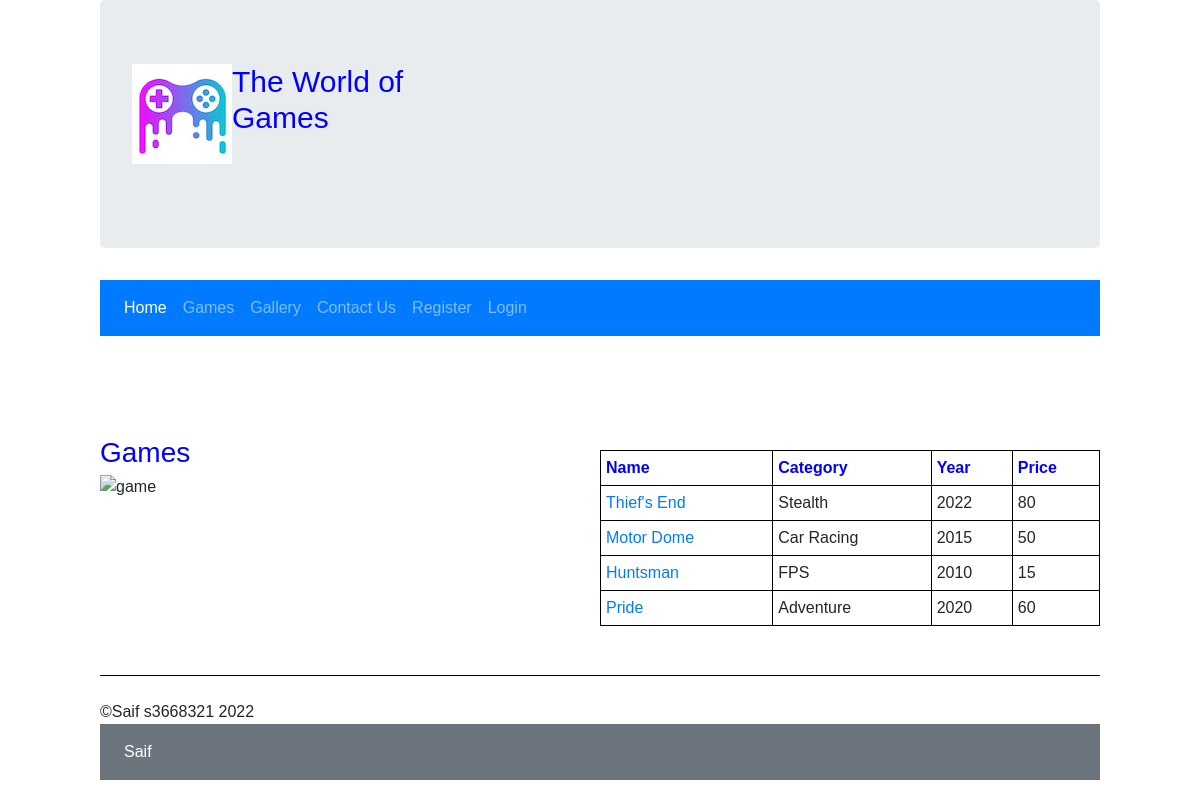
Screenshot of /games.php with the database file from the repository.
### tables this page shows
CREATE TABLE `game` (
  `game_id` bigint(20) UNSIGNED NOT NULL,
  `name` text DEFAULT NULL,
  `category` text DEFAULT NULL,
  `year` year(4) DEFAULT NULL,
  `price` double DEFAULT NULL,
  `description` text DEFAULT NULL,
  `image` text DEFAULT NULL,
  `developername` text DEFAULT NULL
);

### games.php (the view, shortened to what this page needs)
<?php
include("includes/header.inc");
include("includes/db_connect.inc");
include("includes/nav.inc");
?>
<main>
    <div>
        <h3>Games</h3>
        <div class="imag1">
            <img src="game.jpg" alt="game" width="250" height="150" id="imag1">
        </div>
        <aside>
            <table>
                <tr>
                    <th>Name</th>
                    <th>Category</th>
                    <th>Year</th>
                    <th>Price</th>
                </tr>
                <?php
                $sql = "select * from game";
                $result = $conn->query($sql);
                while ($row = $result->fetch_array()) {
                    print "<tr>";
                    echo "<td><a href='game.php?id={$row['game_id']}'>{$row['name']}</a></td>";
                    print "<td>{$row['category']}</td>";
                    print "<td>{$row['year']}</td>";
                    print "<td>{$row['price']}</td>";
                    print "</tr>";
                }
                ?>
            </table>
        </aside>
    </div>
</main>
<?php
include("includes/footer.inc");
?>

### games.css (style rules this page uses)
body { width: 1000px; margin: auto; font-family: Verdana, Geneva, Tahoma, sans-serif; }
img { float: right; margin-bottom: 50px; margin-top: 25px; }
.imag1 { float: left; }
h3 { color: blue; clear: both; margin-top: 100px; margin-bottom: -20px; }
aside { float: right; }
table { width: 500px; }
td, th { border: 1px solid black; text-align: left; padding: 5px; }
th { color: blue; }

### rows the page displays
game: name "Thief's End", category "Stealth", year "2022", price "80"
game: name "Motor Dome", category "Car Racing", year "2015", price "50"
game: name "Huntsman", category "FPS", year "2010", price "15"
game: name "Pride", category "Adventure", year "2020", price "60"

### other values shown
$row['developername'] "Saif"
